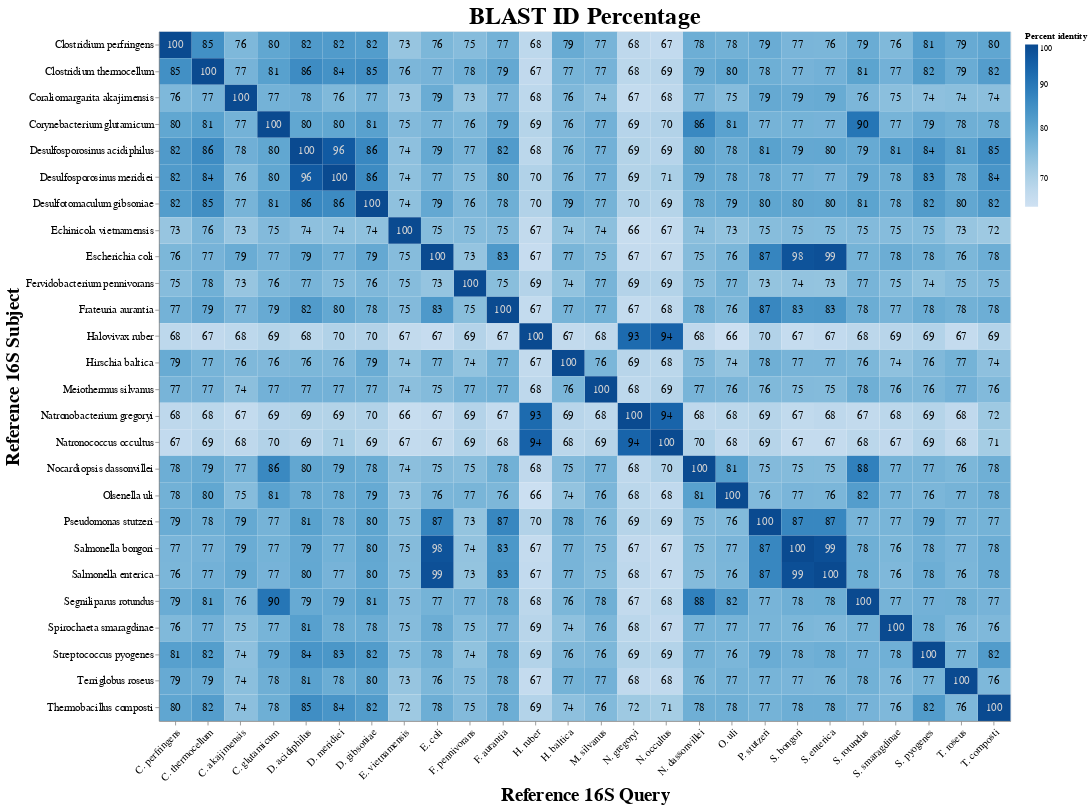

The notebook cell this image was saved under:
### Code cell
base = alt.Chart(
    adjustedNamesDF.copy(),
    title="BLAST ID Percentage"
    ).encode(
    x=alt.X(
        "Subject ID:O",
        scale=alt.Scale(paddingInner=0),
        sort=explicitXAxisOrder,
        axis=alt.Axis(labelAngle=-45),
        title="Reference 16S Query"
    ),
    y=alt.Y(
        "Query ID:O",
        scale=alt.Scale(paddingInner=0),
        # sort=explicitNameOrder,
        title="Reference 16S Subject"
    )
).properties(
    width= 1050,
    height=850
)

heatmap = base.mark_rect().encode(
    color=alt.Color(
        "Percent identity:Q",
        scale=alt.Scale(
            type='log',
            domain=[65,100],
            scheme="blues"),
    )
)

text = base.mark_text(
    baseline="middle",
    fontSize=14
    ).encode(
        text=alt.Text("Percent identity:Q",format=",.0f"),
        color=alt.condition(
            alt.datum["Percent identity"] > 95,
            alt.value("lightgrey"),
            alt.value("black"),
        )
)

heat_plot = heatmap + text

heat_plot.configure_axis(
    titleFontSize = 23,
    labelFontSize = 13
).configure_title(
    fontSize=30
)

### Figure 1 — Vega-Lite specification as saved in the notebook (floating-point values rounded to 4 significant figures; data arrays with more than 128 entries replaced by an {"elided": "..."} marker saying what was removed)
{"config": {"view": {"continuousWidth": 400, "continuousHeight": 300}, "axis": {"labelFontSize": 13, "titleFontSize": 23}, "title": {"fontSize": 30}}, "layer": [{"mark": "rect", "encoding": {"color": {"field": "Percent identity", "scale": {"domain": [65, 100], "scheme": "blues", "type": "log"}, "type": "quantitative"}, "x": {"axis": {"labelAngle": -45}, "field": "Subject ID", "scale": {"paddingInner": 0}, "sort": ["C. perfringens", "C. thermocellum", "C. akajimensis", "C. glutamicum", "D. acidiphilus", "D. meridiei", "D. gibsoniae", "E. vietnamensis", "E. coli", "F. pennivorans", "F. aurantia", "H. ruber", "H. baltica", "M. silvanus", "N. gregoryi", "N. occultus", "N. dassonvillei", "O. uli", "P. stutzeri", "S. bongori", "S. enterica", "S. rotundus", "S. smaragdinae", "S. pyogenes", "T. roseus", "T. composti"], "title": "Reference 16S Query", "type": "ordinal"}, "y": {"field": "Query ID", "scale": {"paddingInner": 0}, "title": "Reference 16S Subject", "type": "ordinal"}}, "height": 850, "title": "BLAST ID Percentage", "width": 1050}, {"mark": {"type": "text", "baseline": "middle", "fontSize": 14}, "encoding": {"color": {"condition": {"value": "lightgrey", "test": "(datum['Percent identity'] > 95)"}, "value": "black"}, "text": {"field": "Percent identity", "format": ",.0f", "type": "quantitative"}, "x": {"axis": {"labelAngle": -45}, "field": "Subject ID", "scale": {"paddingInner": 0}, "sort": ["C. perfringens", "C. thermocellum", "C. akajimensis", "C. glutamicum", "D. acidiphilus", "D. meridiei", "D. gibsoniae", "E. vietnamensis", "E. coli", "F. pennivorans", "F. aurantia", "H. ruber", "H. baltica", "M. silvanus", "N. gregoryi", "N. occultus", "N. dassonvillei", "O. uli", "P. stutzeri", "S. bongori", "S. enterica", "S. rotundus", "S. smaragdinae", "S. pyogenes", "T. roseus", "T. composti"], "title": "Reference 16S Query", "type": "ordinal"}, "y": {"field": "Query ID", "scale": {"paddingInner": 0}, "title": "Reference 16S Subject", "type": "ordinal"}}, "height": 850, "title": "BLAST ID Percentage", "width": 1050}], "data": {"name": "data-5c6cab17f6346d9b1842ea58cf40578d"}, "$schema": "https://vega.github.io/schema/vega-lite/v4.17.0.json", "datasets": {"data-5c6cab17f6346d9b1842ea58cf40578d": {"elided": "676 records"}}}
